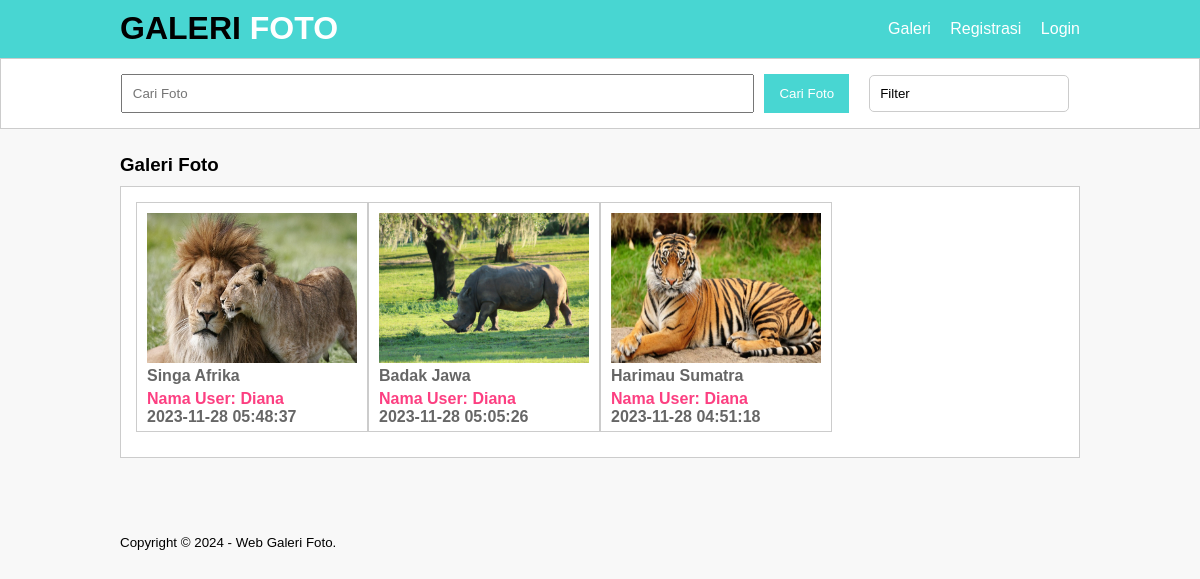
Screenshot of /galeri.php?filter=Satwa+Liar with the database file from the repository.
### tables this page shows
CREATE TABLE `tb_image` (
  `image_id` int(11) NOT NULL,
  `category_id` int(11) NOT NULL,
  `category_name` varchar(100) NOT NULL,
  `admin_id` int(11) NOT NULL,
  `admin_name` varchar(100) NOT NULL,
  `image_name` varchar(100) NOT NULL,
  `image_description` text NOT NULL,
  `image` varchar(100) NOT NULL,
  `image_status` tinyint(1) NOT NULL,
  `date_created` timestamp NOT NULL DEFAULT current_timestamp() ON UPDATE current_timestamp()
);

### galeri.php (the view, shortened to what this page needs)
<?php
include 'db.php';
$where = "WHERE image_status = 1";
if (!empty($_GET['filter'])) {
    $filter = mysqli_real_escape_string($conn, $_GET['filter']);
    $where .= " AND category_name = '$filter'";
}
$foto = mysqli_query($conn, "SELECT * FROM tb_image $where ORDER BY image_id DESC");
?>
<!DOCTYPE html>
<html xmlns="http://www.w3.org/1999/xhtml">
<head>
    <link rel="stylesheet" type="text/css" href="css/style.css">
</head>
<body>
    <header>
        <div class="container">
        <h1><a href="index.php"><span style="color:black;">GALERI </span>FOTO</a></h1>
            <ul>
                <li><a href="galeri.php">Galeri</a></li>
                <li><a href="registrasi.php">Registrasi</a></li>
                <li><a href="login.php">Login</a></li>
            </ul>
        </div>
    </header>
    <div class="search">
    <div class="container">
        <div class="search-wrapper">
            <form action="galeri.php" method="GET" class="search-form">
                <input type="text" name="search" placeholder="Cari Foto" value="<?php echo htmlspecialchars($_GET['search'] ?? ''); ?>" />
                <input type="submit" value="Cari Foto" />
            </form>
            <div class="dropdown">
                <button id="dropdownBtnFilter">Filter<i class="fa-solid fa-chevron-down"></i></button>
            </div>
        </div>
    </div>
</div>
    <div class="section">
        <div class="container">
            <h3>Galeri Foto</h3>
            <div class="box">
                <?php
                if (mysqli_num_rows($foto) > 0) {
                    while ($p = mysqli_fetch_array($foto)) {
                ?>
                <a href="detail-image.php?id=<?php echo $p['image_id']; ?>">
                    <div class="col-4">
                        <img src="foto/<?php echo $p['image']; ?>" height="150px" />
                        <p class="nama"><?php echo substr($p['image_name'], 0, 30); ?></p>
                        <p class="admin">Nama User: <?php echo $p['admin_name']; ?></p>
                        <p class="nama"><?php echo $p['date_created']; ?></p>
                    </div>
                </a>
                <?php
                    }
                } else {
                ?>
                <p>Foto tidak ada</p>
                <?php } ?>
            </div>
        </div>
    </div>
    <footer>
        <div class="container">
            <small>Copyright &copy; 2024 - Web Galeri Foto.</small>
        </div>
    </footer>
</body>
</html>

### css/style.css (style rules this page uses)
* { padding:0; margin:0; font-family:'Quicksand', sans-serif; }
body { background-color:#f8f8f8; }
a { color: inherit; text-decoration:none; }
header { background-color: #48d6d2; color: #fff; }
header h1 { float:left; padding:10px 0; }
header ul { float:right; }
header ul li { display:inline-block; }
header ul li a { padding:20px 0 20px 15px; display: inline-block; }
footer { padding:25px 0; }
.container { width: 80%; margin: 0 auto; }
.container:after { content:''; display: block; clear:both; }
.section { padding:25px 0; }
.box { background-color: #fff; border:1px solid #ccc; padding:15px; box-sizing: border-box; margin:10px 0 25px 0; }
.box:after { content: ''; display: block; clear: both; }
.search { padding:15px 0; background-color: #fff; border:1px solid #ccc; text-align: center; }
.search input[type=text] { width: 60%; padding:10px; }
.search input[type=submit] { padding:12px 15px; background-color: #48d6d2; color: #fff; border:none; cursor:pointer; }
.col-4 { width:25%; height: 230px; border:1px solid #ccc; float: left; padding:10px; box-sizing: border-box; margin-bottom: 10px; }
.col-4 img { width: 100%; }
.col-4 .nama { font-weight: bold; color: #666; margin-bottom: 5px; }
.col-4 .admin { font-weight: bold; color: #FC3F81; }
.dropdown { width: 200px; position: relative; z-index: 5; margin: 0 10px; }
.search-wrapper { display: flex; align-items: center; justify-content: space-between; gap: 10px; }
.search-form { flex-grow: 1; display: flex; gap: 10px; }
.search-form input[type="text"] { width: 100%; padding: 10px; }
.search-form input[type="submit"] { padding: 10px 15px; background-color: #48d6d2; color: #fff; border: none; cursor: pointer; }
.dropdown { position: relative; z-index: 10; }
#dropdownBtnFilter { width: 100%; text-align: left; padding: 10px; border: 1px solid #ccc; cursor: pointer; border-radius: 5px; background-color: white; color: black; }

### rows the page displays
tb_image: image (picture), image_name "Singa Afrika", admin_name "Diana", date_created "2023-11-28 05:48:37"
tb_image: image (picture), image_name "Badak Jawa", admin_name "Diana", date_created "2023-11-28 05:05:26"
tb_image: image (picture), image_name "Harimau Sumatra", admin_name "Diana", date_created "2023-11-28 04:51:18"
